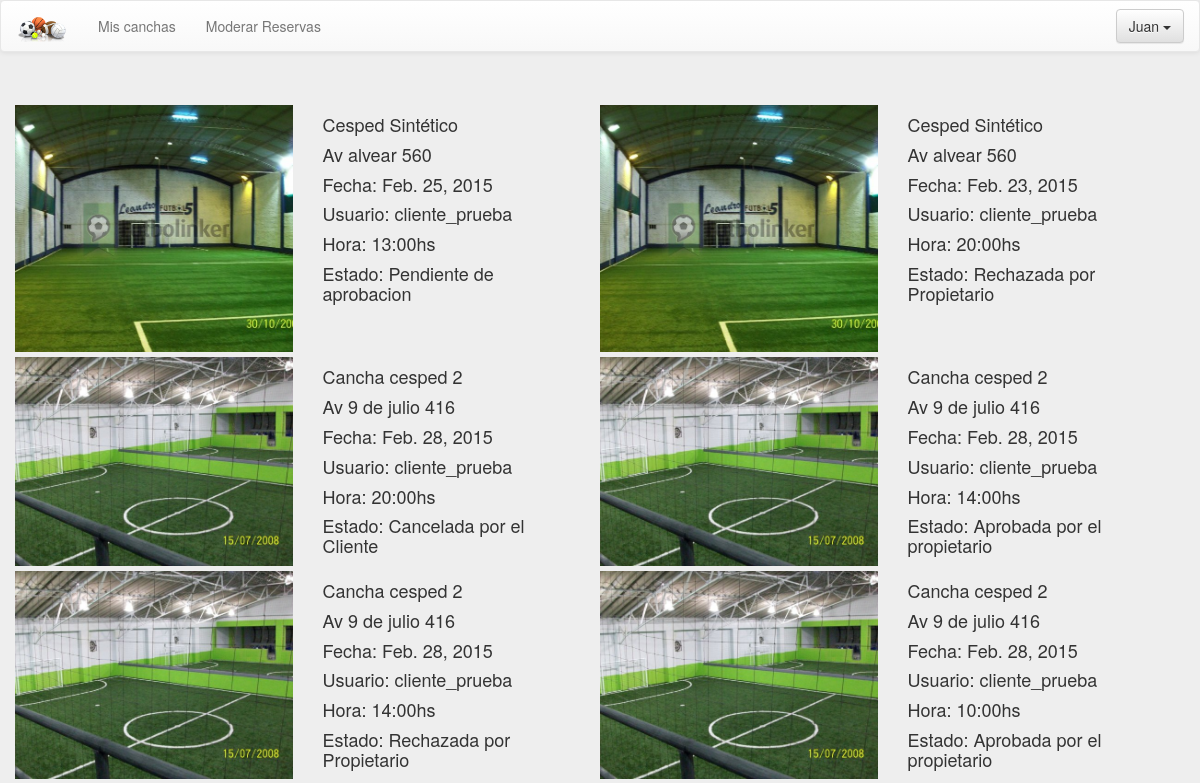
The page /reservaspropietario/ (signed in, upper part) on the database as committed earlier.
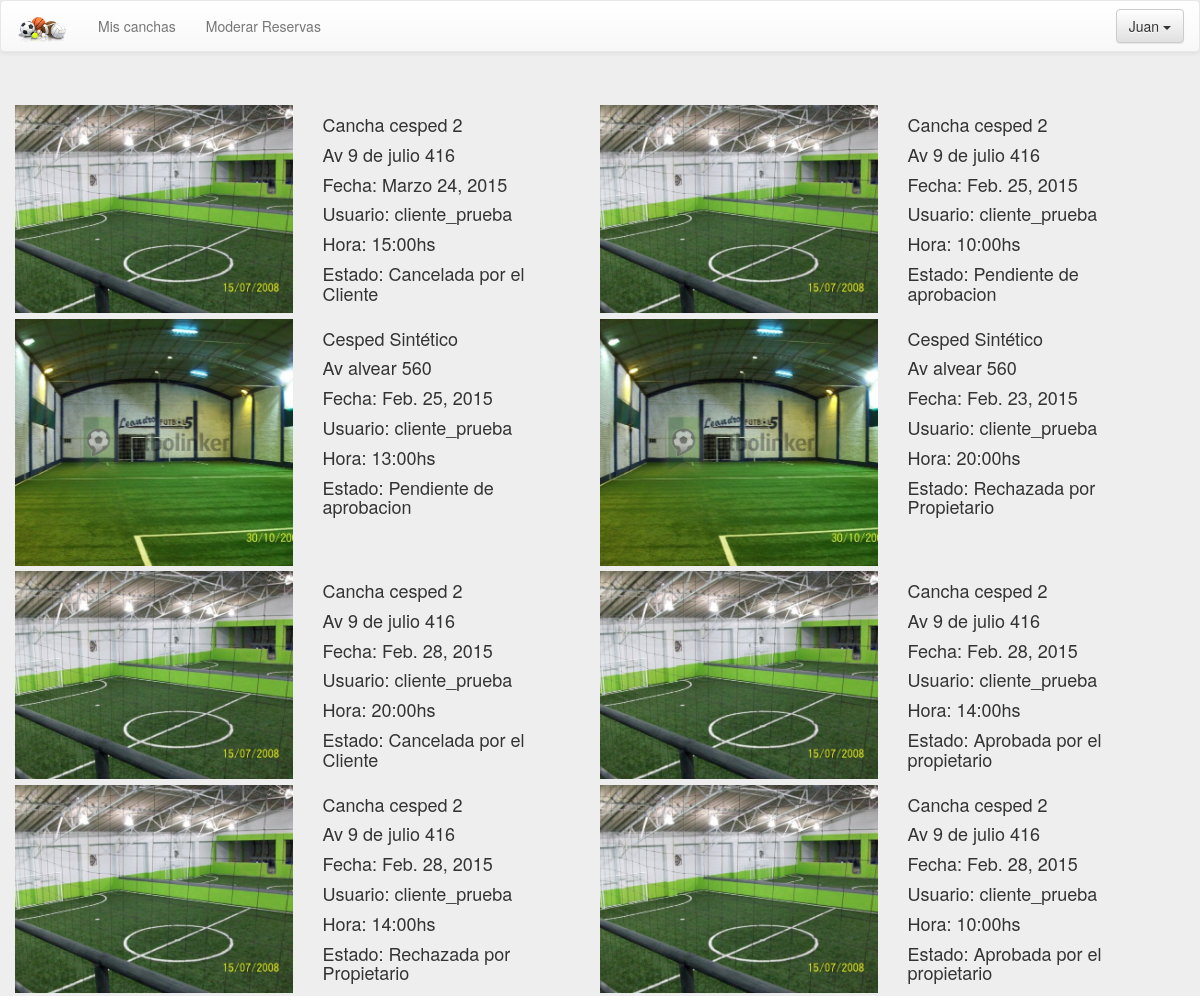
The same page on the database as committed later.
### website/models.py (models this page shows, shortened)
class Reserva(models.Model):
	hora_opciones=(
		('0','00.00 hs'), ('1','01.00 hs'), ('2','02.00 hs'),
		('3','03.00 hs'), ('4','04.00 hs'), ('5','05.00 hs'),
		('6','06.00 hs'), ('7','07.00 hs'), ('8','08.00 hs'),
		('9','09.00 hs'), ('10','10.00 hs'), ('11','11.00 hs'),
		('12','12.00 hs'), ('13','13.00 hs'), ('14','14.00 hs'),
		('15','15.00 hs'), ('16','16.00 hs'), ('17','17.00 hs'),
		('18','18.00 hs'), ('19','19.00 hs'), ('20','20.00 hs'),
		('21','21.00 hs'), ('22','22.00 hs'), ('23','23.00 hs'),
	)
	hora = models.CharField(max_length=4,choices=hora_opciones)
	fecha = models.DateField()
	estado = models.CharField(max_length=50)
	cancha = models.ForeignKey(Cancha)
	usuario = models.ForeignKey(User)

class Cancha(models.Model):
	hora_opciones=(
		('0','00.00 hs'), ('1','01.00 hs'), ('2','02.00 hs'),
		('3','03.00 hs'), ('4','04.00 hs'), ('5','05.00 hs'),
		('6','06.00 hs'), ('7','07.00 hs'), ('8','08.00 hs'),
		('9','09.00 hs'), ('10','10.00 hs'), ('11','11.00 hs'),
		('12','12.00 hs'), ('13','13.00 hs'), ('14','14.00 hs'),
		('15','15.00 hs'), ('16','16.00 hs'), ('17','17.00 hs'),
		('18','18.00 hs'), ('19','19.00 hs'), ('20','20.00 hs'),
		('21','21.00 hs'), ('22','22.00 hs'), ('23','23.00 hs'),
	)
	nombre = models.CharField(max_length=50)
	direccion = models.CharField(max_length=100)
	latitud = models.FloatField(null=True, blank=True)
	longitud = models.FloatField(null=True, blank=True)
	hora_comienzo_atencion = models.CharField(max_length=4,choices=hora_opciones)
	hora_fin_atencion = models.CharField(max_length=4,choices=hora_opciones)
	precio_por_turno = models.FloatField()
	imagen =  models.ImageField(upload_to='canchas', verbose_name='Imágen')
	deporte = models.ForeignKey(Deporte)
	duenio = models.ForeignKey(User)

### website/views.py (the view)
# urls.py: url(r'^reservaspropietario/$' , 'website.views.my_reserves_propietary'),
@login_required(login_url='/login/')
@user_passes_test(is_propiertario)
def my_reserves_propietary(request):
	user = request.user
	canchas_propietario = Cancha.objects.filter(duenio=user)
	reservas = Reserva.objects.filter(cancha__in=canchas_propietario).order_by('-id')
	return render_to_response('list_reserves_propietario.html',
		{'results': reservas,
		'user': user,
		'today': datetime.now()},
		context_instance=RequestContext(request))

### website/views.py (called while the page is built)
def is_propiertario(user):
    return user.groups.filter(name='Propietarios').exists()

### website/templates/list_reserves_propietario.html (shortened to what this page needs)
{% extends "base.html" %}
{% block head %}
<link rel="stylesheet" href="{{ STATIC_URL }}css/list.css">
{% endblock head%}
 {% block body %}
<div class="jumbotron center">
	<div class="container">
		<div class="row">
		{% for result in results %}
			<div class="col-md-6 itemList">
				<div class="col-md-6 element" >
					<img src="{{ result.cancha.imagen.url }}">
				</div>
				<div class="col-md-6">
					<h4>{{result.cancha.nombre}}</h4>
					<h4>{{result.cancha.direccion}}</h4>
					<h4>Fecha: {{result.fecha}}</h4>
					<h4>Usuario: {{result.usuario.username}}</h4>
					<h4>Hora: {{result.hora}}:00hs</h4>
					<h4>Estado: {{result.estado}}</h4>
				</div>
			</div>
			{% if forloop.counter|divisibleby:2 %}
			</div>
                    <div class="row">
                        {% endif %}
                        {% endfor %}
        </div>
	</div>
</div>
{% endblock body %}

Rows that differ between the two databases and show on the page:
added Reserva: cancha.imagen (picture), cancha.nombre "Cancha cesped 2", cancha.direccion "Av 9 de julio 416", fecha "Marzo 24, 2015", usuario.username "cliente_prueba", hora "15", estado "Cancelada por el Cliente"
added Reserva: cancha.imagen (picture), cancha.nombre "Cancha cesped 2", cancha.direccion "Av 9 de julio 416", fecha "Feb. 25, 2015", usuario.username "cliente_prueba", hora "10", estado "Pendiente de aprobacion"
